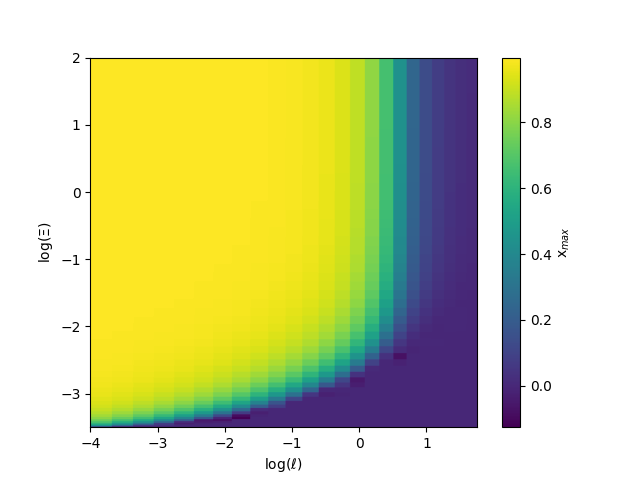

Recreate this plot in Python.
#!/usr/bin/env python3
# -*- coding: utf-8 -*-
# https://stackoverflow.com/questions/39727040/matplotlib-2d-plot-from-x-y-z-values
import matplotlib.pyplot as plt
import pandas as pd
import scipy.interpolate

DF = pd.read_csv("sphere_150mV.dat", delimiter="\t")

Z = scipy.interpolate.interp2d(DF.l, DF.chi, DF.xmax)(DF.l, DF.chi)

fig, ax = plt.subplots()

im = ax.imshow(
    Z, extent=[DF.l.min(), DF.l.max(), DF.chi.min(), DF.chi.max()], origin="lower"
)
clb = plt.colorbar(im)
clb.ax.set_ylabel(r"x$_{max}$")

ax.scatter(DF.l, DF.chi, 400, facecolors="none")

ax.set_xlabel(r"log($\ell$)")
ax.set_ylabel(r"log($\Xi$)")

fig.savefig("map.png")
